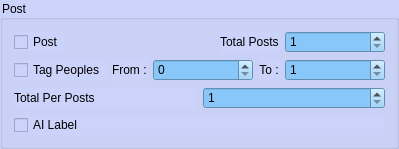
              <widget class="QGroupBox" name="groupBox_39">
               <property name="styleSheet">
                <string notr="true">background-color: rgb(204, 211, 250);</string>
               </property>
               <property name="title">
                <string>Post</string>
               </property>
               <layout class="QVBoxLayout" name="verticalLayout_28">
                <item>
                 <layout class="QHBoxLayout" name="horizontalLayout_52" stretch="0,0,0,0">
                  <item>
                   <widget class="QCheckBox" name="post_image">
                    <property name="styleSheet">
                     <string notr="true">background-color: rgb(204, 211, 250);</string>
                    </property>
                    <property name="text">
                     <string>Post</string>
                    </property>
                   </widget>
                  </item>
                  <item>
                   <spacer name="horizontalSpacer_14">
                    <property name="orientation">
                     <enum>Qt::Horizontal</enum>
                    </property>
                    <property name="sizeHint" stdset="0">
                     <size>
                      <width>40</width>
                      <height>20</height>
                     </size>
                    </property>
                   </spacer>
                  </item>
                  <item>
                   <widget class="QLabel" name="label_21">
                    <property name="text">
                     <string>Total Posts</string>
                    </property>
                   </widget>
                  </item>
                  <item>
                   <widget class="QSpinBox" name="total_posts_image">
                    <property name="minimumSize">
                     <size>
                      <width>100</width>
                      <height>0</height>
                     </size>
                    </property>
                    <property name="styleSheet">
                     <string notr="true">background-color: rgb(136, 199, 247);</string>
                    </property>
                    <property name="minimum">
                     <number>1</number>
                    </property>
                   </widget>
                  </item>
                 </layout>
                </item>
                <item>
                 <layout class="QHBoxLayout" name="horizontalLayout_53" stretch="11,1,0,0,0">
                  <item>
                   <widget class="QCheckBox" name="tag_image">
                    <property name="styleSheet">
                     <string notr="true">background-color: rgb(204, 211, 250);</string>
                    </property>
                    <property name="text">
                     <string>Tag Peoples</string>
                    </property>
                   </widget>
                  </item>
                  <item>
                   <widget class="QLabel" name="from_22">
                    <property name="layoutDirection">
                     <enum>Qt::LeftToRight</enum>
                    </property>
                    <property name="styleSheet">
                     <string notr="true">background-color: rgb(204, 211, 250);</string>
                    </property>
                    <property name="text">
                     <string>From :</string>
                    </property>
                   </widget>
                  </item>
                  <item>
                   <widget class="QSpinBox" name="tag_from_image">
                    <property name="minimumSize">
                     <size>
                      <width>100</width>
                      <height>0</height>
                     </size>
                    </property>
                    <property name="styleSheet">
                     <string notr="true">background-color: rgb(136, 199, 247);</string>
                    </property>
                   </widget>
                  </item>
                  <item>
                   <widget class="QLabel" name="to_22">
                    <property name="styleSheet">
                     <string notr="true">background-color: rgb(204, 211, 250);</string>
                    </property>
                    <property name="text">
                     <string>To :</string>
                    </property>
                    <property name="alignment">
                     <set>Qt::AlignCenter</set>
                    </property>
                   </widget>
                  </item>
                  <item>
                   <widget class="QSpinBox" name="tag_to_image">
                    <property name="minimumSize">
                     <size>
                      <width>100</width>
                      <height>0</height>
                     </size>
                    </property>
                    <property name="styleSheet">
                     <string notr="true">background-color: rgb(136, 199, 247);</string>
                    </property>
                    <property name="minimum">
                     <number>1</number>
                    </property>
                   </widget>
                  </item>
                 </layout>
                </item>
                <item>
                 <layout class="QHBoxLayout" name="horizontalLayout_56" stretch="0,0">
                  <item>
                   <widget class="QLabel" name="label_23">
                    <property name="text">
                     <string>Total Per Posts</string>
                    </property>
                   </widget>
                  </item>
                  <item>
                   <widget class="QSpinBox" name="total_per_post_image">
                    <property name="minimumSize">
                     <size>
                      <width>100</width>
                      <height>0</height>
                     </size>
                    </property>
                    <property name="styleSheet">
                     <string notr="true">background-color: rgb(136, 199, 247);</string>
                    </property>
                    <property name="minimum">
                     <number>1</number>
                    </property>
                   </widget>
                  </item>
                 </layout>
                </item>
                <item>
                 <widget class="QCheckBox" name="ai_label_image">
                  <property name="text">
                   <string>AI Label</string>
                  </property>
                 </widget>
                </item>
               </layout>
              </widget>
